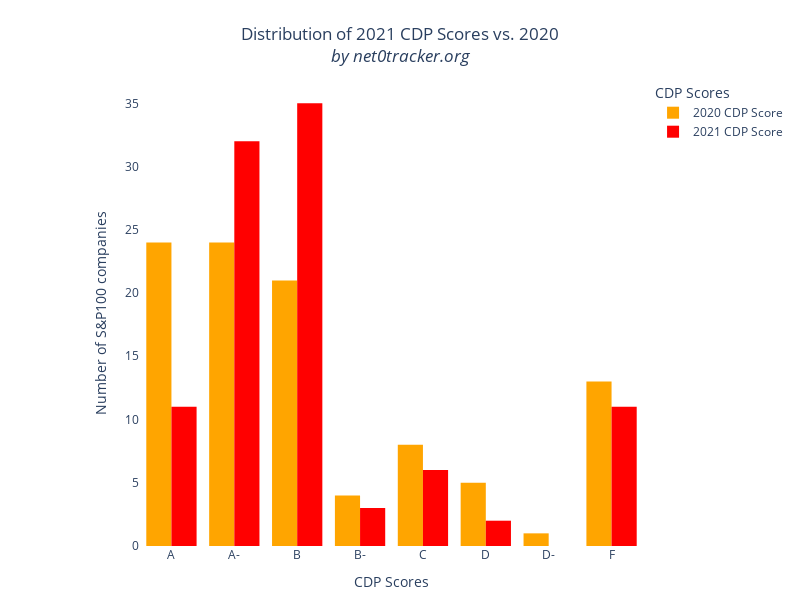

Source (notebook cell):
### Code cell
import plotly.express as px
df = merged_df
fig = px.histogram(
    df,
    x=["2020 CDP Score",'2021 CDP Score'],
    hover_name="company_name",
    title="Distribution of 2021 CDP Scores vs. 2020<br><i>by net0tracker.org</i>",
    color_discrete_sequence=['orange','red'],
    barmode = 'group',
    cumulative=False,
    #nbins = 20,
    )
fig.update_layout(
    legend={
        "title": 'CDP Scores'
    })

fig.update_xaxes(categoryorder='category ascending')
fig.update_layout(
    title_x=0.5,
    yaxis_title = "Number of S&P100 companies",
    xaxis_title = "CDP Scores",
    xaxis=dict(
        showgrid=False,
    ),
    margin=dict(l=140, r=40, b=50, t=80),
    width=800,
    height=600,
    paper_bgcolor='white',
    plot_bgcolor='white',
    hovermode='closest',
)
fig.show()

### Figure 1 — Plotly figure (JSON) as saved in the notebook; plotly's stock layout.template omitted (floating-point values rounded to 4 significant figures)
{"data": [{"alignmentgroup": "True", "bingroup": "x", "cumulative": {"enabled": false}, "hovertemplate": "variable=2020 CDP Score<br>value=%{x}<br>count=%{y}<extra></extra>", "legendgroup": "2020 CDP Score", "marker": {"color": "orange"}, "name": "2020 CDP Score", "offsetgroup": "2020 CDP Score", "orientation": "v", "showlegend": true, "type": "histogram", "x": ["B", "B", "B", "A", "A", "A", "A", "F", "A-", "C", "D", "B", "A", "A-", "A", "F", "B", "B", "A-", "F", "A-", "B-", "F", "F", "F", "A", "A-", "A-", "A", "C", "B", "D", "A", "D-", "B", "A-", "A-", "B", "C", "A-", "F", "F", "B", "A", "D", "D", "A", "A-", "A", "A-", "B", "A-", "A-", "A", "A-", "B-", "A", "A-", "B", "C", "B", "B", "B", "A", "B", "A", "F", "F", "A-", "A-", "A-", "C", "A", "B", "A", "B", "B", "F", "A", "A-", "A", "A-", "D", "C", "C", "A", "B-", "B-", "A-", "B", "A", "C", "A-", "B", "A", "A-", "F", "F", "A", "A-"], "xaxis": "x", "yaxis": "y"}, {"alignmentgroup": "True", "bingroup": "x", "cumulative": {"enabled": false}, "hovertemplate": "variable=2021 CDP Score<br>value=%{x}<br>count=%{y}<extra></extra>", "legendgroup": "2021 CDP Score", "marker": {"color": "red"}, "name": "2021 CDP Score", "offsetgroup": "2021 CDP Score", "orientation": "v", "showlegend": true, "type": "histogram", "x": ["B", "B", "B", "A-", "A-", "A-", "A", "F", "A-", "C", "B", "B", "A-", "A-", "A-", "F", "B", "A-", "B", "F", "A-", "B-", "F", "F", "F", "A-", "A-", "A-", "A", "B", "B", "D", "A", "D", "A-", "A-", "B", "B", "B-", "A-", "F", "F", "B", "A", "B", "C", "A-", "B", "A-", "A-", "B", "B", "A", "A-", "F", "B", "B", "B", "B", "C", "B", "B", "B", "A", "B", "A-", "C", "A-", "A-", "B", "B", "A-", "A-", "B", "A", "A-", "B", "A-", "A", "B", "A", "A-", "B", "B", "C", "A", "B", "C", "B", "B", "A-", "B", "A", "B-", "A-", "A-", "F", "F", "A-", "A-"], "xaxis": "x", "yaxis": "y"}], "layout": {"barmode": "group", "height": 600, "hovermode": "closest", "legend": {"title": {"text": "CDP Scores"}, "tracegroupgap": 0}, "margin": {"b": 50, "l": 140, "r": 40, "t": 80}, "paper_bgcolor": "white", "plot_bgcolor": "white", "title": {"text": "Distribution of 2021 CDP Scores vs. 2020<br><i>by net0tracker.org</i>", "x": 0.5}, "width": 800, "xaxis": {"anchor": "y", "categoryorder": "category ascending", "domain": [0, 1], "showgrid": false, "title": {"text": "CDP Scores"}}, "yaxis": {"anchor": "x", "domain": [0, 1], "title": {"text": "Number of S&P100 companies"}}}}
